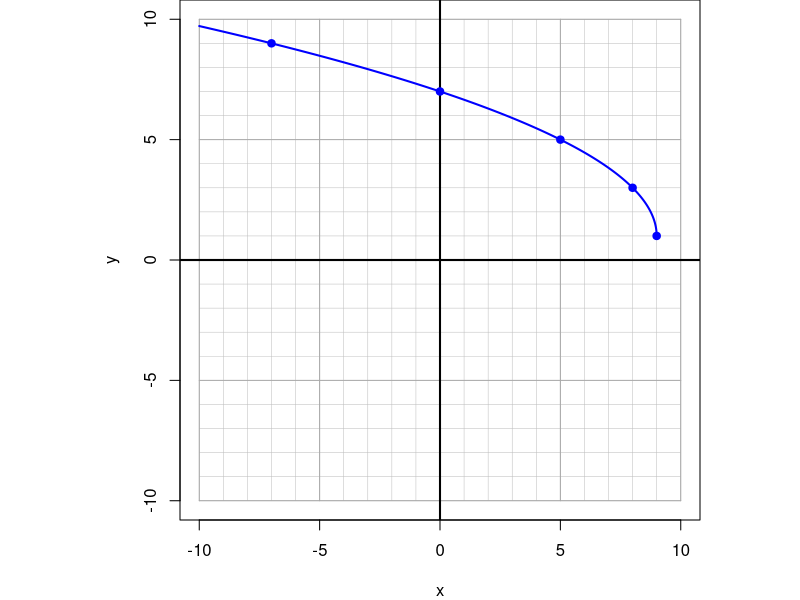
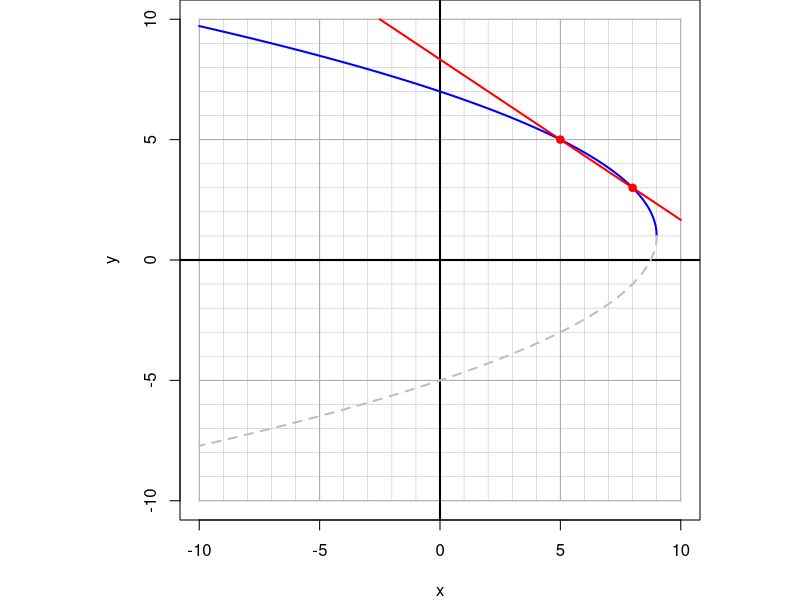

Generate these figures, in order, with R:
## ---- chunk 1
gcd2 <- function(a, b) {
  if (b == 0) a else Recall(b, a %% b)
}
gcd <- function(...) Reduce(gcd2, c(...))

fsimp = function(top,bot){
    gg = abs(gcd(c(top,bot)))
    top = round(abs(top)/gg*sign(top*bot))
    bot = round(abs(mbot)/gg)
    if(bot==1){
        return(top)
    } else {
        return(paste0("\\frac{",top,"}{",bot,"}"))
    }
}

xpar = c(0,1,4,9)
ypar = c(0,1,2,3)
xext = c(1,4,9)
yext = c(-1,-2,-3)

# horizontal shift before possible reflection

# y = a*sqrt(bx-h)+k

h = sample(c(-9:-1,1),1)
a = sample(c(-3,-2,-1,1,2,3),1)
k = sample(c(((-10+3*abs(a)):-1),(1:(10-3*abs(a)))),1)
b = sample(c(-1,1),1)


xc = (xpar+h)/b
yc = a*ypar+k
xd = (xext+h)/b
yd = k+a*yext

nval = 2 #sample(0:2,1)

if(nval==0){
    ii = sample(1:length(xd),2)
    xi = xd[ii]
    yi = yd[ii]
    isval = c(F,F)
    wrd = c("an extraneous","an extraneous")
}
if(nval==1){
    while(T){
        ic = sample(1:length(xc),1)
        id = sample(1:length(xd),1)
        xic = xc[ic]
        yic = yc[ic]
        xid = xd[id]
        yid = yd[id]
        ii = sample(1:2)
        xi = c(xic,xid)[ii]
        yi = c(yic,yid)[ii]
        isval = c(T,F)[ii]
        wrd = c("a valid","an extraneous")[ii]
        if(xic!=xid){break}
    }
}
if(nval==2){
    ii = sample(1:length(xc),2)
    xi = xc[ii]
    yi = yc[ii]
    isval = c(T,T)
    wrd = c("a valid","a valid")
}

mtop = diff(yi)
mbot = diff(xi)
mf = fsimp(mtop,mbot)


while(T){
    xp = sample(-10:10,1)
    yp = mtop*(xp-xi[1])/mbot+yi[1]
    if(abs(yp)<=10 && abs(yp)%%1==0 && yp!=yi[1] && yp!=yi[2]){break}
}

if(b==-1){
    fx = paste0(k,"+",a,"\\sqrt{-x+",-h,"}")
} else {
    fx = paste0(k,"+",a,"\\sqrt{x+",-h,"}")
}
Lx = paste0(mf,"(x+",-xp,")+",yp)
fx = gsub("+-","-",fx,fixed=T)
Lx = gsub("+-","-",Lx,fixed=T)
Lx = gsub("=1(","=(",Lx,fixed=T)
Lx = gsub("=-1(","=-(",Lx,fixed=T)

ach = -10:10
ava = c("an extraneous","a valid")

al1 = paste0("* ",ach,collapse="\n")
al2 = paste0("* ",ava,collapse="\n")

minxii = which(xi==min(xi))
maxxii = which(xi==max(xi))

sol1 = paste0(1*(ach==xi[minxii]),collapse="")
sol2 = paste0(1*(c(F,T)==isval[minxii]),collapse="")
sol3 = paste0(1*(ach==xi[maxxii]),collapse="")
sol4 = paste0(1*(c(F,T)==isval[maxxii]),collapse="")

## ---- chunk 2
par(pty="s",mar=c(4,4,0,0))
plot(0,0,"n",xlim=c(-10,10),ylim=c(-10,10),xlab="x",ylab="y")

for(i in -10:10){
    lines(c(i,i),c(-10,10),col="grey",lwd=0.5)
    lines(c(-10,10),c(i,i),col="grey",lwd=0.5)
}
for(i in seq(-10,10,5)){
    lines(c(i,i),c(-10,10),col="darkgrey",lwd=1)
    lines(c(-10,10),c(i,i),col="darkgrey",lwd=1)
}
abline(h=0,lwd=2)
abline(v=0,lwd=2)

xx = seq(h*sign(b),10*sign(b),0.01*sign(b))
yy = a*sqrt(b*xx-h)+k

xx = xx[abs(yy)<=10]
yy = yy[abs(yy)<=10]


lines(xx,yy,col="blue",lwd=2)

x2 = (c(0,1,4,9,16)+h)/b
y2 = a*c(0,1,2,3,4)+k
x2 = x2[abs(y2)<=10]
y2 = y2[abs(y2)<=10]

points(x2,y2,pch=19,col="blue")

## ---- chunk 3
par(pty="s",mar=c(4,4,0,0))
plot(0,0,"n",xlim=c(-10,10),ylim=c(-10,10),xlab="x",ylab="y")

for(i in -10:10){
    lines(c(i,i),c(-10,10),col="grey",lwd=0.5)
    lines(c(-10,10),c(i,i),col="grey",lwd=0.5)
}
for(i in seq(-10,10,5)){
    lines(c(i,i),c(-10,10),col="darkgrey",lwd=1)
    lines(c(-10,10),c(i,i),col="darkgrey",lwd=1)
}
abline(h=0,lwd=2)
abline(v=0,lwd=2)

xx = seq(h*sign(b),10*sign(b),0.01*sign(b))
yy = a*sqrt(b*xx-h)+k

xx = xx[abs(yy)<=10]
yy = yy[abs(yy)<=10]


lines(xx,yy,col="blue",lwd=2)

x2 = (c(0,1,4,9,16)+h)/b
y2 = a*c(0,1,2,3,4)+k
x2 = x2[abs(y2)<=10]
y2 = y2[abs(y2)<=10]

# points(x2,y2,pch=19,col="blue")

xl = seq(-10,10,0.1)
yl = mtop/mbot*(xl-xi[1])+yi[1]
xl = xl[abs(yl)<=10]
yl = yl[abs(yl)<=10]

lines(xl,yl,col="red",lwd=2)

xx = seq(h*sign(b),10*sign(b),0.01*sign(b))
yy = -a*sqrt(b*xx-h)+k

xx = xx[abs(yy)<=10]
yy = yy[abs(yy)<=10]

lines(xx,yy,col="grey",lwd=2,lty=2)

points(xi,yi,pch=19,col="red")
